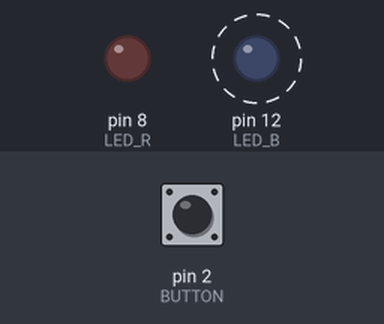
Recording of a sketch running on a simulated Arduino Uno, built with avr-gcc and run on an emulated ATmega328P. Shown: output pins drawn as LEDs (lit = HIGH). Dashed ring = blinking. The test bench sets the inputs (shaded band); at power-on: pin 2 (BUTTON) HIGH.

Above: at 1.2 s.
1.3 s: pin 2 (BUTTON) pulled LOW for 0.15 s
At 1.4 s:
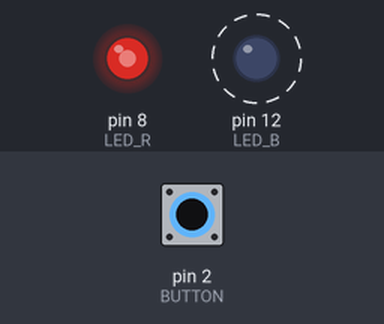
4.3 s: pin 2 (BUTTON) pulled LOW for 1 s
At 6.9 s:
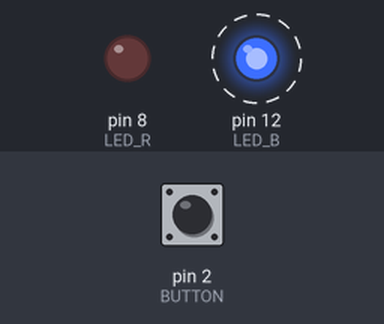
Timing chart, 0 to 13.3 s (numbered marks = the images above; inputs shaded):
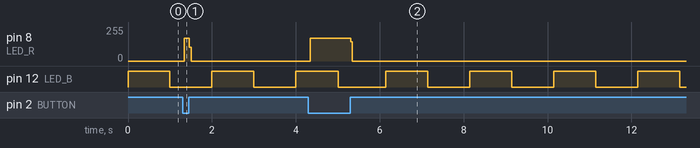

The sketch:

Lab06.ino
```cpp
#define LED_R 8
#define LED_B 12
#define BUTTON 2

void setup()
{
  pinMode(LED_R, OUTPUT);
  pinMode(LED_B, OUTPUT);
  pinMode(BUTTON, INPUT_PULLUP);

  digitalWrite(LED_R, LOW);
  digitalWrite(LED_B, LOW);
  attachInterrupt(digitalPinToInterrupt(BUTTON), blink, LOW);
}

void loop()
{
    digitalWrite(LED_B, HIGH);
    delay(1000);
    digitalWrite(LED_B, LOW);
    delay(1000);
}

void blink()
{
    digitalWrite(LED_R, HIGH);
    delay(20);
    digitalWrite(LED_R, LOW);
    delay(20);
}
```

Measured:
- after the input at 1.3 s, pin 8 (LED_R): 0/255 → 169/255 after 0.05 s, → 0/255 0.12 s later
- after the input at 4.3 s, pin 8 (LED_R): 0/255 → 169/255 after 0.05 s, → 0/255 0.96 s later
- by itself, pin 12 (LED_B): alternates HIGH for 1.0 s and LOW for 1.0 s
